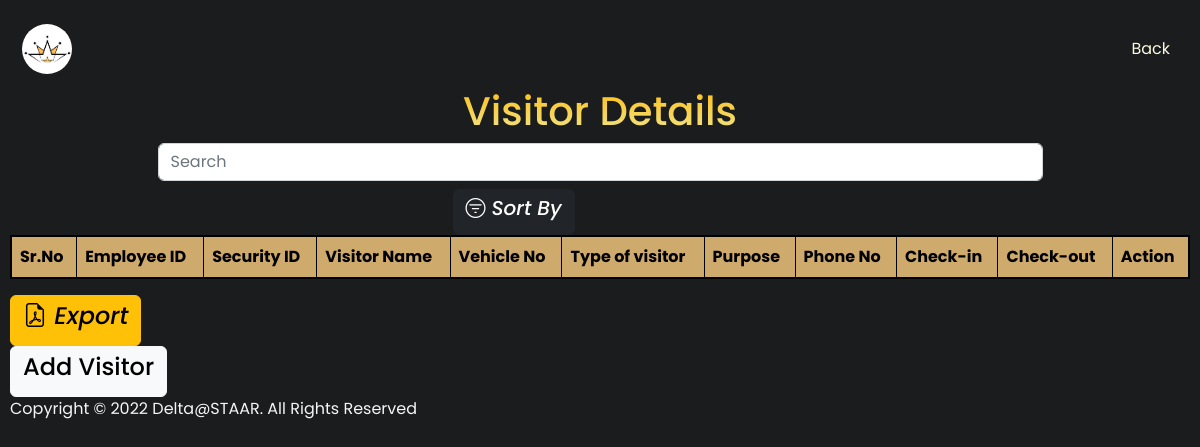
The app's page /views/security/visitor_log_table.php (signed in), older data.
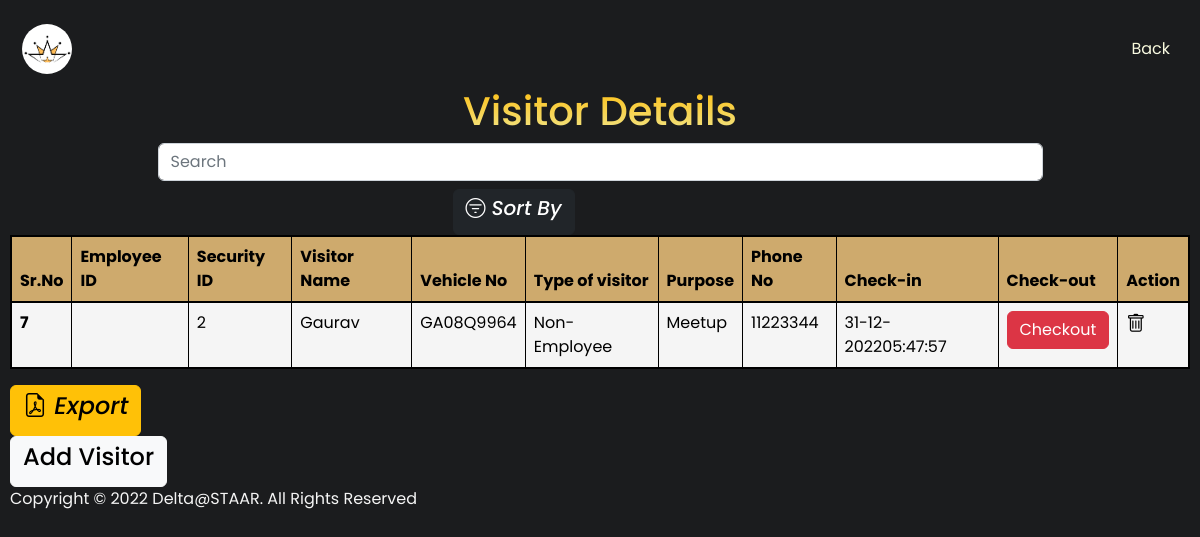
The same page, newer data.
### tables this page shows
CREATE TABLE `visitor_log` (
  `id` int(11) NOT NULL,
  `emp_id` int(11) DEFAULT NULL,
  `security_emp_id` int(11) NOT NULL,
  `visitor_name` varchar(20) DEFAULT NULL,
  `vehicle_no` varchar(20) DEFAULT NULL,
  `type` varchar(20) DEFAULT NULL,
  `check_in` timestamp NOT NULL DEFAULT current_timestamp() ON UPDATE current_timestamp(),
  `check_out` timestamp NULL DEFAULT current_timestamp() ON UPDATE current_timestamp(),
  `purpose` varchar(100) NOT NULL,
  `phone_no` int(15) NOT NULL
);

### views/security/visitor_log_table.php (the view, shortened to what this page needs)
<?php
    include('../../controllers/tanker_controller.php');
?>
<!DOCTYPE html>
<html lang="en">
<head>
    <link href="https://cdn.jsdelivr.net/npm/bootstrap@5.2.3/dist/css/bootstrap.min.css" rel="stylesheet">
    <link rel="stylesheet" href="https://cdn.jsdelivr.net/npm/bootstrap-icons@1.10.2/font/bootstrap-icons.css">
    <link rel="stylesheet" href="https://unpkg.com/tachyons@4.12.0/css/tachyons.min.css"/>
    <link rel="stylesheet" href="../../css/table.css">
</head>
<body class="bg">
    <nav class="navbar navbar-expand-lg navbar-dark f3 lh-copy fw5">
        <div class="container-fluid">
        <a class="navbar-brand" href="#">
                <img src="../../images/logo-no-name.png" height="50px" alt="Deltin Logo" class="d-inline-block align-text-top"
                    style="border-radius: 50px;">
            </a>
            <ul class="navbar-nav justify-content-end">
                <li class="nav-item">
                    <a class="nav-link active" id="adminlogin" onmouseover="this.style.cursor='pointer'" onclick = "history.back()" >Back</a>
                </li>
            </ul>
        </div>
    </nav>
    <div class="table-header">
    <h1 class="tc f1 lh-title spr">Visitor Details</h1>
    <div class="fl w-75 form-outline srch">
        <input type="search" id="form1" class="form-control" placeholder="Search" aria-label="Search" oninput="search()" />
    </div>
    <div class="fl w-25 tr">
        <button class="btn btn-dark">
            <h5><i class="bi bi-filter-circle"> Sort By</i></h5>
        </button>
    </div>
    </div>
    <div class="table-div">
        <?php $results = mysqli_query($conn, "SELECT * FROM visitor_log"); ?>
        <div class="pa1 table-responsive">
            <table class="table table-bordered tc">
                <thead>
                    <tr>
                    <th scope="col">Sr.No</th>
                    <th scope="col">Employee ID</th>
                    <th scope="col">Security ID</th>
                    <th scope="col">Visitor Name</th>
                    <th scope="col">Vehicle No</th>
                    <th scope="col">Type of visitor</th>
                    <th scope="col">Purpose</th>
                    <th scope="col">Phone No</th>
                    <th scope="col">Check-in</th>
                    <th scope="col">Check-out</th>
                    <th scope="col" colspan="2">Action</th>
                    </tr>
                </thead>
                <tbody>
                    <?php while ($row = mysqli_fetch_array($results)) {?>
                    <tr>
                    <th scope="row"><?php echo $row['id']; ?></th>
                        <td>
                        </td>
                        <td>
                            <?php echo $row['security_emp_id']; ?>
                        </td>
                        <td>
                            <?php echo $row['visitor_name']; ?>
                        </td>
                        <td>
                            <?php echo $row['vehicle_no']; ?>
                        </td>
                        <td>
                            <?php echo $row['type']; ?>
                        </td>
                        <td>
                            <?php echo $row['purpose']; ?>
                        </td>
                        <td>
                            <?php echo $row['phone_no']; ?>
                        </td>
                        <td>
                            <?php
                            $timestamp = strtotime($row['check_in']);
                            $date = date('d-m-Y', $timestamp);
                            echo $date;
                            $time = date('H:i:s', $timestamp);
                            echo $time;
                            ?>
                        </td>
                        <td>
                            <a href="../../controllers/visitor_log_controller.php?checkout=<?php echo $row['id']; ?>"
                                class="del_btn"><button type="button" class="btn btn-danger" value="checkout" name="checkout">Checkout</button>
                            </a>
                        </td>
                        <td>
                            <a href="../../controllers/visitor_log_controller.php?del=<?php echo '%27' ?><?php echo $row['id']; ?><?php echo '%27' ?>"
                                class="del_btn"><i class="bi bi-trash" style="font-size: 1.2rem; color: black;"></i>
                            </a>
                        </td>
                    </tr>
                    <?php } ?>
                </tbody>
            </table>
        </div>
    </div>
    <div class="table-footer pa4">
        <div class="fl w-75 tl">
            <button class="btn btn-warning">
                <h4><i class="bi bi-file-earmark-pdf"> Export</i></h4>
            </button>
        </div>
        <div class="fl w-25 tr">
            <button class="btn btn-light">
                <h4><a href="visitor_log.php">Add Visitor</a></h4>
            </button>
        </div>
    </div>
    <footer class="tc f3 lh-copy mt4">Copyright &copy; 2022 Delta@STAAR. All Rights Reserved</footer>
</body>
</html>

Row changes from the older to the newer data that the page shows:
added visitor_log: id "7", security_emp "2", visitor_name "Gaurav", vehicle_no "GA08Q9964", type "Non-Employee", purpose "Meetup", phone_no "11223344", check_in "31-12-2022", check_in "05:47:57"
